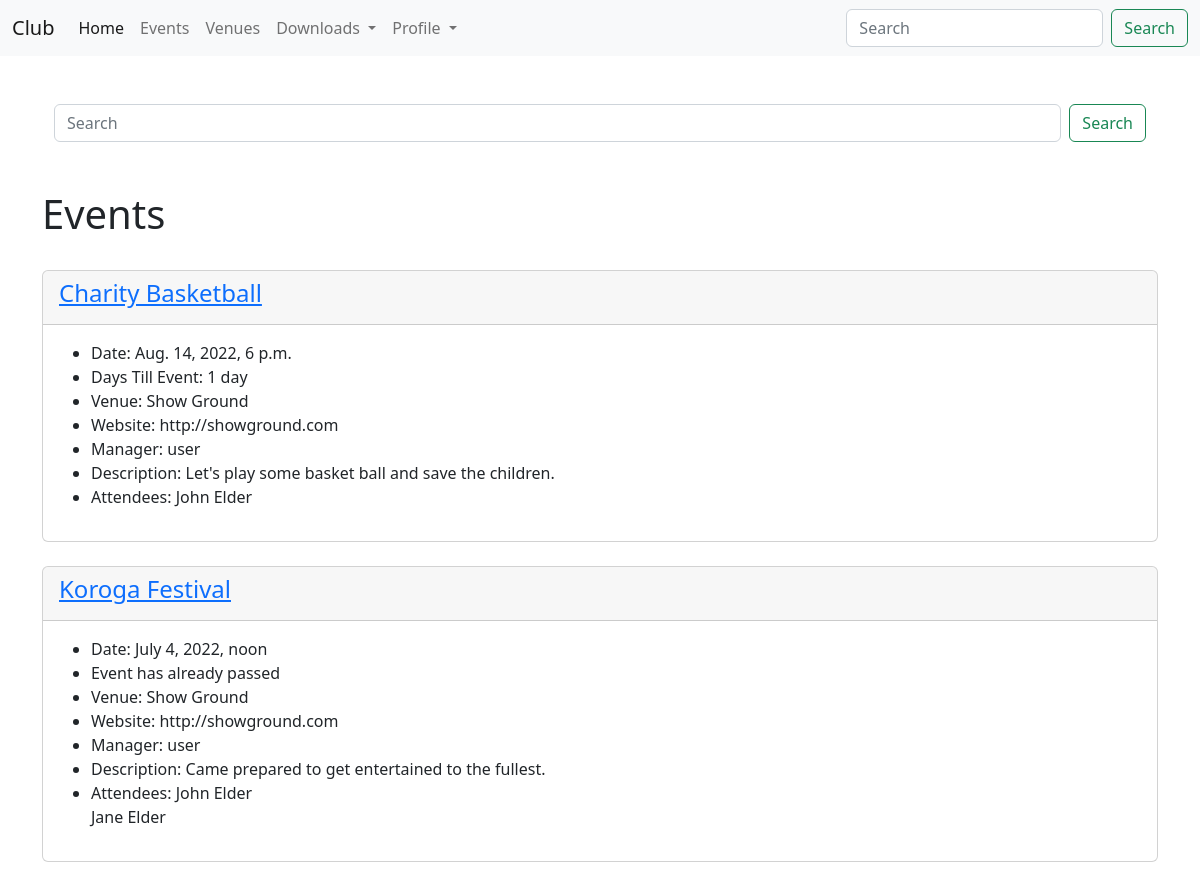
/eventvenuecategory/2, run on the app's committed database.
### myapp/models.py (models this page shows, shortened)
class Event(models.Model):
    name = models.CharField(max_length=200)
    event_date = models.DateTimeField()
    venue = models.ForeignKey(Venue, blank=True, null=True, on_delete=models.CASCADE)
    manager = models.ForeignKey(User, blank=True, null=True, on_delete=models.SET_NULL)
    description = models.TextField(blank=True)
    attendees = models.ManyToManyField(MyClubUser, blank=True)
    approved = models.BooleanField(default=False)
    @property
    def days_till(self):
        today = date.today()
        day_till = self.event_date.date() - today
        days_till_stripped = str(day_till).split(",", 1)[0]
        return days_till_stripped
    @property
    def is_past(self):
        today = date.today()
        if self.event_date.date() < today:
            thing = "Past"
        else:
            thing = "Future"
        return thing

class Venue(models.Model):
    name = models.CharField(max_length=150)
    address = models.CharField(max_length=150)
    zip_code = models.CharField(max_length=150)
    phone = models.CharField(max_length=10)
    web = models.URLField(max_length=50, blank=True)
    email_address = models.EmailField()
    owner = models.IntegerField(blank=False, default=1)
    image = models.ImageField(blank=True, null=True, upload_to='images/')
    def __str__(self):
        return self.name

class MyClubUser(models.Model):
    first_name = models.CharField(max_length=100)
    last_name = models.CharField(max_length=100)
    email = models.EmailField()

### myapp/views.py (the view)
# urls.py: path('eventvenuecategory/<venue_id>', views.eventvenuecategoryview, name="eventvenuecategory"),
def eventvenuecategoryview(request, venue_id):
    venue = Venue.objects.get(pk=venue_id)
    events = Event.objects.filter(venue = venue)
    return render(request, 'eventvenuecategory.html', {'events':events})

### templates/eventvenuecategory.html (shortened to what this page needs)
{% extends 'base.html' %}
{% block content %}
<div class="container">
  <form method="POST" action="searchevent" class="d-flex" role="search">
    <input class="form-control me-2" name="searched" type="search" placeholder="Search" aria-label="Search">
    <button class="btn btn-outline-success" type="submit">Search</button>
  </form>
</div>
<br/><br/>
<h1>Events</h1>
<br/>
{% for event in events %}
<div class="card">
    <div class="card-header">
      <h4><a href="{% url 'eventdetail' event.id %}"> {{event.name}}</a></h4>
    </div>
    <ul>
    <div class="card-body">
      <li><h7 class="card-title">Date: {{event.event_date}}</h7></li>
      {% if event.is_past == "Future" %}
      <li><h7 class="card-title">Days Till Event: {{event.days_till}}</h7></li>
      {% else %}
      <li><h7 class="card-title">Event has already passed</h7></li>
      {% endif %}
      <li><h7 class="card-title">Venue: {{event.venue}}</h7></li>
      <li><h7 class="card-title">Website: {{event.venue.web}}</h7></li>
      <li><h7 class="card-title">Manager: {{event.manager}}</h7></li>
      <li><h7 class="card-title">Description: {{event.description}}</h7></li>
      <li><h7 class="card-title">Attendees:
        {% for attendee in event.attendees.all %}
        {{attendee.first_name}} {{attendee.last_name}}<br/>
        {% endfor %}</h7></li>
    </div>
    </ul>
</div>
<br/>
{% endfor %}
{% endblock %}

### data on the page
Event: name "Charity Basketball", event_date "Aug. 14, 2022, 6 p.m.", days_till "1 day", venue "Show Ground", venue.web "http://showground.com", manager "user", description "Let's play some basket ball and save the children."
MyClubUser: first_name "John", last_name "Elder"
Event: name "Koroga Festival", event_date "July 4, 2022, noon", shows "Event has already passed", venue "Show Ground", venue.web "http://showground.com", manager "user", description "Came prepared to get entertained to the fullest."
MyClubUser: first_name "Jane", last_name "Elder"
